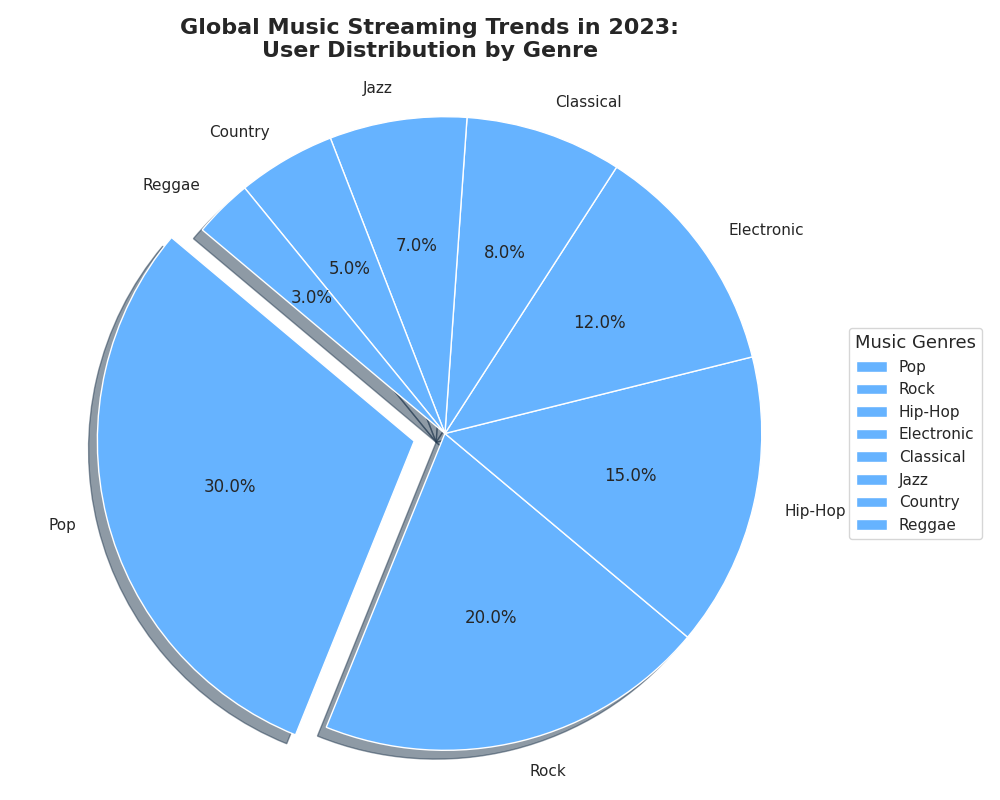

Python code for this plot:
import matplotlib.pyplot as plt

# Define the genres and user distribution data
genres = ['Pop', 'Rock', 'Hip-Hop', 'Electronic', 'Classical', 'Jazz', 'Country', 'Reggae']
user_distribution = [30, 20, 15, 12, 8, 7, 5, 3]  # Adjusted to sum to 100%

# Use a single color for all genres
single_color = ['#66b3ff']

# Explode the largest genre slice for emphasis
explode = (0.1, 0, 0, 0, 0, 0, 0, 0)  # Explode 'Pop'

# Create the pie chart
plt.figure(figsize=(10, 8))
plt.pie(user_distribution, explode=explode, labels=genres, autopct='%1.1f%%',
        colors=single_color * len(genres), startangle=140, shadow=True, wedgeprops=dict(edgecolor='w'))

# Title with line break for better readability
plt.title("Global Music Streaming Trends in 2023:\nUser Distribution by Genre", fontsize=16, fontweight='bold', pad=20)

# Position the legend to the right of the chart
plt.legend(genres, loc='center left', bbox_to_anchor=(1, 0.5), title="Music Genres", title_fontsize='13')

# Maintain equal aspect ratio to ensure pie chart is circular
plt.axis('equal')

# Adjust layout for better fit and clarity
plt.tight_layout()

# Display the plot
plt.show()
